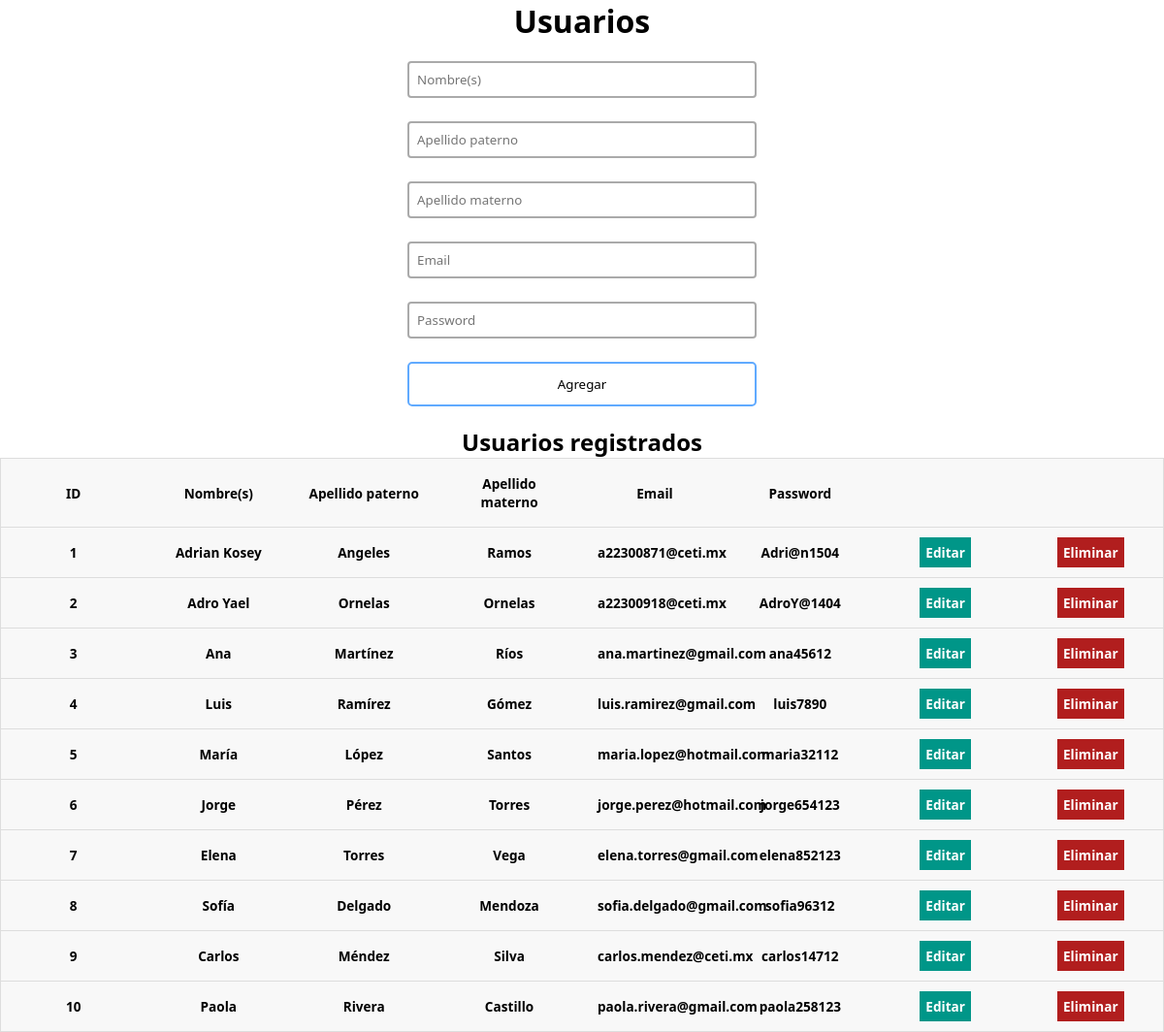
/musica/usuario/index.php, run on the app's committed database.
### tables this page shows
CREATE TABLE `usuario` (
  `id_usuario` int(11) NOT NULL AUTO_INCREMENT,
  `Nombre` varchar(50) NOT NULL,
  `Apellido_Paterno` varchar(50) NOT NULL,
  `Apellido_Materno` varchar(50) NOT NULL,
  `Email` varchar(50) NOT NULL,
  `Password` varchar(255) DEFAULT NULL,
  PRIMARY KEY (`id_usuario`)
);

### musica/usuario/index.php (the view, shortened to what this page needs)
<?php
$con = connection();
$sql = "SELECT * FROM usuario";
$query = mysqli_query($con, $sql);
?>
<!DOCTYPE html>
<html lang="es">
<head>
    <link href="../CSS/style.css" rel="stylesheet">
</head>
<body>
    <div class="users-form">
        <h1>Usuarios</h1>
        <form action="insert_user.php" method="POST">
            <input type="text" required name="nombre" placeholder="Nombre(s)">
            <input type="text" required name="apellidop" placeholder="Apellido paterno">
            <input type="text" required name="apellidom" placeholder="Apellido materno">
            <input type="email" required name="email" placeholder="Email">
            <input type="password" required name="password" placeholder="Password">
            <input type="submit" value="Agregar">
        </form>
    </div>
    <div class="users-table">
        <h2>Usuarios registrados</h2>
        <table>
            <thead>
                <tr>
                    <th>ID</th>
                    <th>Nombre(s)</th>
                    <th>Apellido paterno</th>
                    <th>Apellido materno</th>
                    <th>Email</th>
                    <th>Password</th>
                    <th></th>
                    <th></th>
                </tr>
            </thead>
            <tbody>
                <?php while ($row = mysqli_fetch_array($query)): ?>
                    <tr>
                        <th><?= $row['id_usuario'] ?></th>
                        <th><?= $row['Nombre'] ?></th>
                        <th><?= $row['Apellido_Paterno'] ?></th>
                        <th><?= $row['Apellido_Materno'] ?></th>
                        <th><?= $row['Email'] ?></th>
                        <th><?= $row["Password"] ?></th>
                        <th><a href="update.php?id=<?= $row['id_usuario'] ?>" class="users-table--edit">Editar</a></th>
                        <th><a href="delete_user.php?id=<?= $row['id_usuario'] ?>" class="users-table--delete" >Eliminar</a></th>
                    </tr>
                <?php endwhile; ?>
            </tbody>
        </table>
    </div>
</body>
</html>

### musica/CSS/style.css (style rules this page uses)
* { box-sizing: border-box; margin: 0; padding: 0; }
html { font-family: 'Segoe UI', sans-serif; text-align: center; }
a { text-decoration: none; }
.users-form form { display: flex; flex-direction: column; gap: 24px; width: 30%; margin: 20px auto; text-align: center; }
.users-form form input { font-family: 'Segoe UI', sans-serif; }
.users-form form input[type=text], .users-form form input[type=password], .users-form form input[type=email] { padding: 8px; border:2px solid #aaa; border-radius:4px; outline:none; transition:.3s; }
.users-form form input[type=submit] { border: none; padding: 12px 50px; text-decoration: none; transition-duration: 0.4s; cursor: pointer; border-radius: 5px; background-color: white; color: black; border: 2px solid #60aaff; }
.users-table table { border: 1px solid #ccc; border-collapse: collapse; margin: 0; padding: 0; width: 100%; table-layout: fixed; }
table tr { background-color: #f8f8f8; border: 1px solid #ddd; padding: 4px; }
table th { padding: 16px; text-align: center; font-size: .85em; }
.users-table--edit { background: #009688; padding: 6px; color: #fff; text-align: center; font-weight: bold; transition-duration: 0.2s; }
.users-table--delete { background: #b11e1e; padding: 6px; color: #fff; text-align: center; font-weight: bold; transition-duration: 0.2s; }

### data on the page
usuario: id_usuario "1", Nombre "Adrian Kosey", Apellido_Paterno "Angeles", Apellido_Materno "Ramos", Email "a22300871@ceti.mx", Password "Adri@n1504"
usuario: id_usuario "2", Nombre "Adro Yael", Apellido_Paterno "Ornelas", Apellido_Materno "Ornelas", Email "a22300918@ceti.mx", Password "AdroY@1404"
usuario: id_usuario "3", Nombre "Ana", Apellido_Paterno "Martínez", Apellido_Materno "Ríos", Email "ana.martinez@gmail.com", Password "ana45612"
usuario: id_usuario "4", Nombre "Luis", Apellido_Paterno "Ramírez", Apellido_Materno "Gómez", Email "luis.ramirez@gmail.com", Password "luis7890"
usuario: id_usuario "5", Nombre "María", Apellido_Paterno "López", Apellido_Materno "Santos", Email "maria.lopez@hotmail.com", Password "maria32112"
usuario: id_usuario "6", Nombre "Jorge", Apellido_Paterno "Pérez", Apellido_Materno "Torres", Email "jorge.perez@hotmail.com", Password "jorge654123"
usuario: id_usuario "7", Nombre "Elena", Apellido_Paterno "Torres", Apellido_Materno "Vega", Email "elena.torres@gmail.com", Password "elena852123"
usuario: id_usuario "8", Nombre "Sofía", Apellido_Paterno "Delgado", Apellido_Materno "Mendoza", Email "sofia.delgado@gmail.com", Password "sofia96312"
usuario: id_usuario "9", Nombre "Carlos", Apellido_Paterno "Méndez", Apellido_Materno "Silva", Email "carlos.mendez@ceti.mx", Password "carlos14712"
usuario: id_usuario "10", Nombre "Paola", Apellido_Paterno "Rivera", Apellido_Materno "Castillo", Email "paola.rivera@gmail.com", Password "paola258123"
